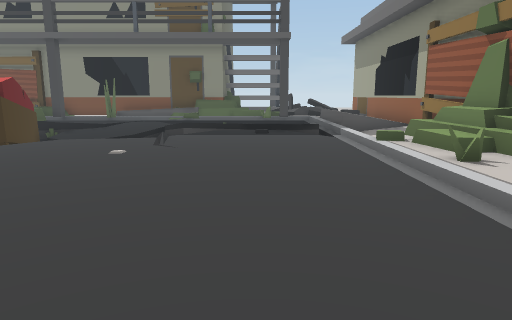
[1] (above)

24 first-person views from a walk through a Unity game level. The camera is 1.2 m above the floor, tilts 10° down and sees 70° across. The floor is counted in squares, 1 m on a side. Each view is taken from the middle of a square. On the plan, view 1 faces up. The plan holds only what a view shows up to about 15 squares ahead; the rest is blank. The place goes on beyond the plan. The player character is not drawn. Some surface patterns are stand-ins.

[2]
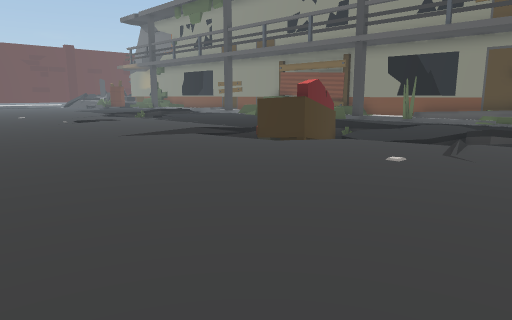

[3]
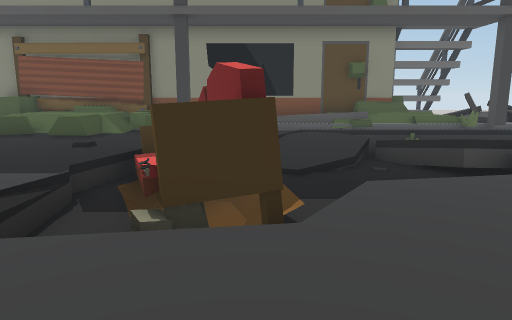

[4]
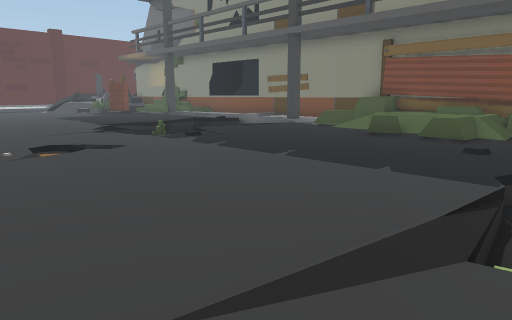

[5]
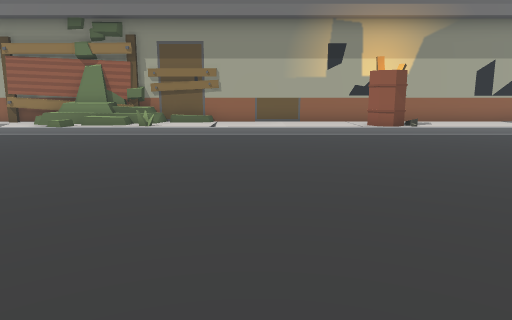

[6]
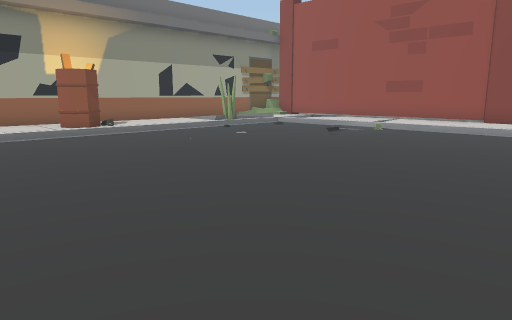

[7]
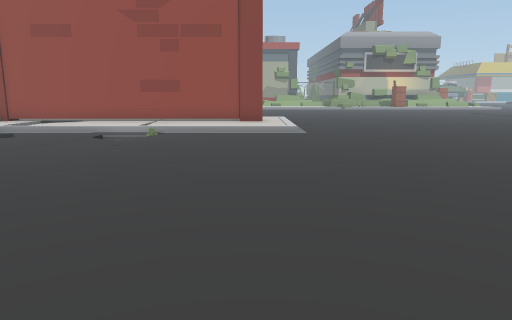

[8]
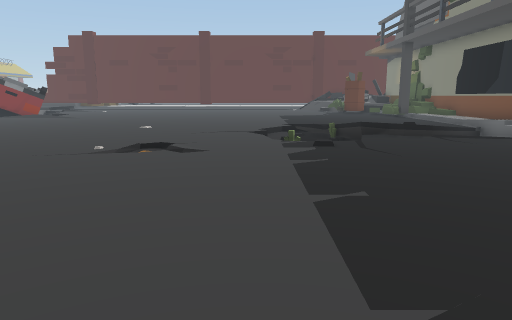

[9]
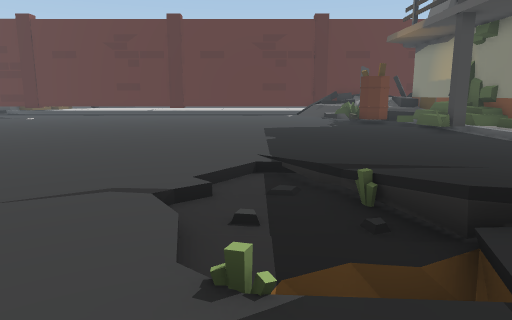

[10]
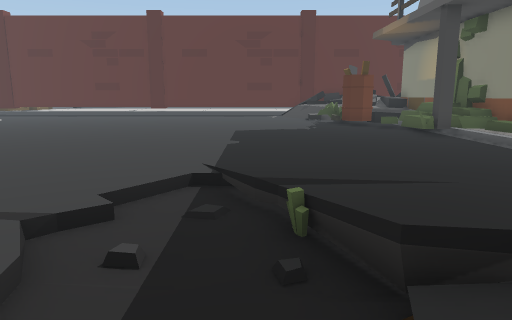

[11]
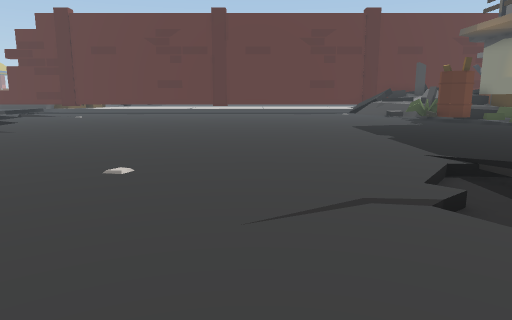

[12]
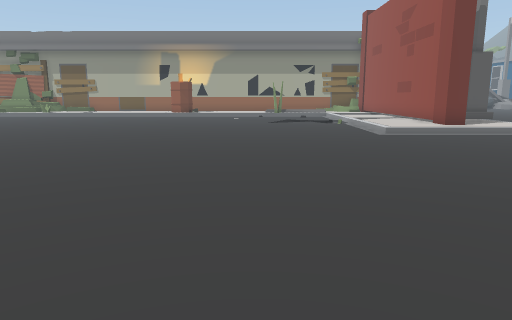

[13]
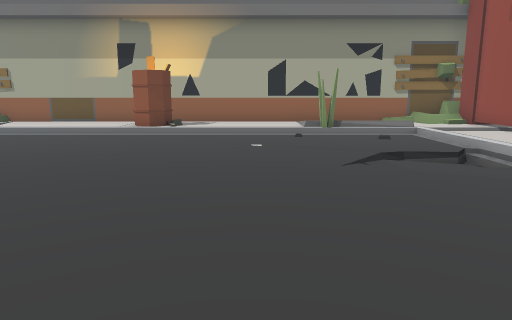

[14]
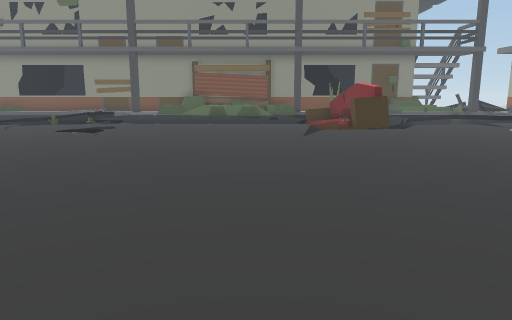

[15]
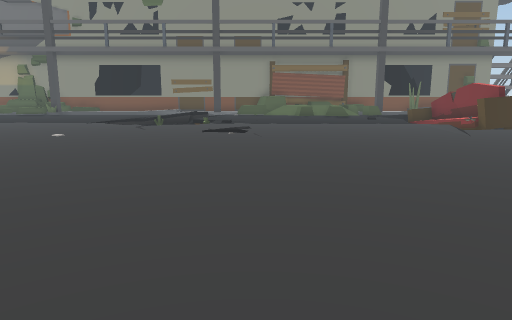

[16]
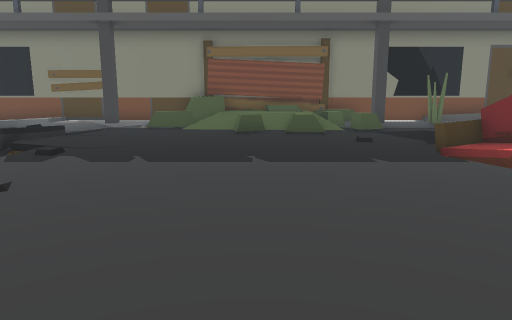

[17]
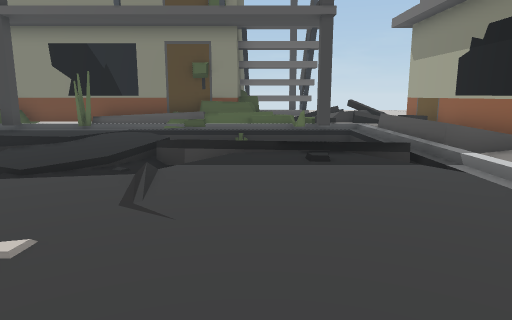

[18]
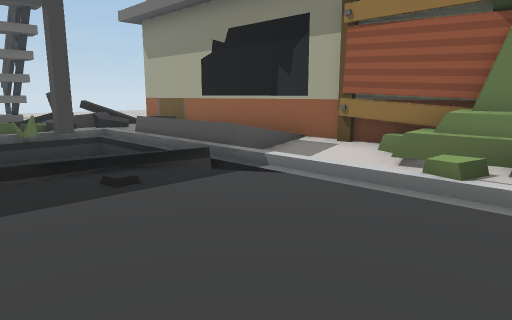

[19]
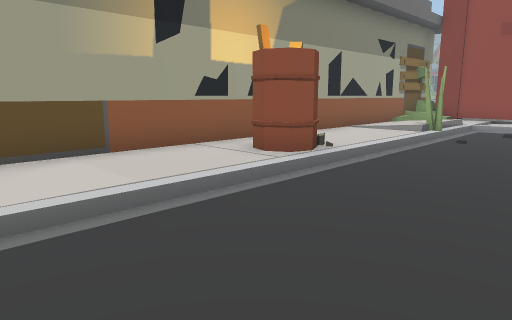

[20]
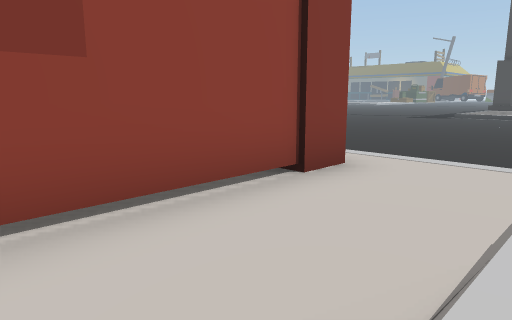

[21]
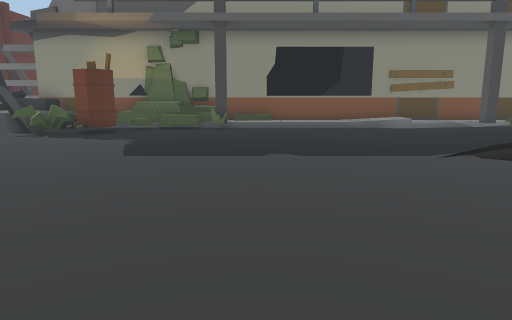

[22]
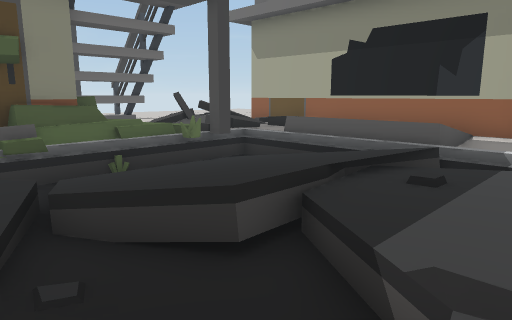

[23]
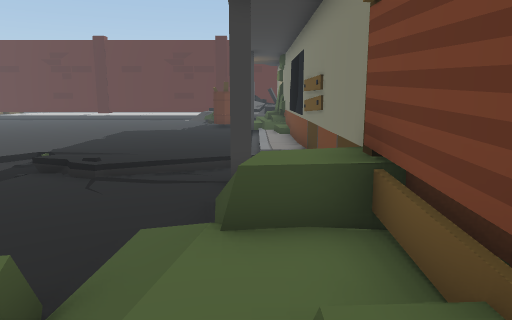

[24]
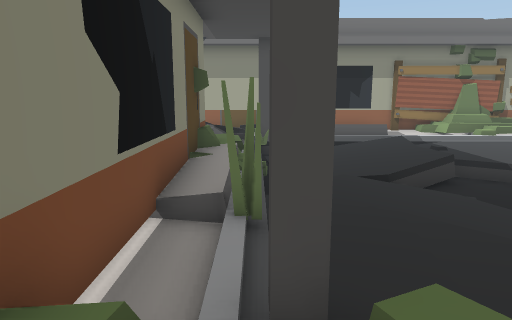

### Floor plan
Key: @ floor where view 1 was taken; # wall or solid block; x gap in a wall; . main floor; : floor 0.25 m higher than the main floor; - floor 0.25 m lower than the main floor; + floor 0.5 m higher than the main floor; _ floor 0.5 m lower than the main floor; / step, stairs or slope; = window, fence, low wall or low ledge; ^ raised ledge; S sofa; B barrel; O other object.
Columns run from 33 left of view 1 to 6 right of it. Each row starts with its distance up from view 1.
 19 #####/:::::/::: =^#####^..xOO####O//   O
 18 =.O##//////////=O^=+///##.#///////#//:/#
 17 BO........./-....//////^ ..//_////_// /#
 16 B.........../...../^/=/...././///////  #
 15 ...........::/..........:#---////////  #
 14 ...........::/..........//---_/..////  #
 13 ..........:::=........//SS//__////:=//:#
 12 ........../----........//S/____/./._/.:#
 11 ..........-//-=........//SS____....//.##
 10 ...........//........../_SS_/..#....//##
  9 ......................./_S_/......../=#
  8 ..............//.......////........./##
  7 ..............//..................../+#
  6 ..................................../:#
  5 ....................................::##
  4 ....................................::##
  3 ....................................//:#
  2 ......................................:#
  1 ......  ... ........................:::#
  0 .....   ..  .....................@..:::#
 -1 .//          .......................:::#
 -2               ......................BB:#
 -3               ......................BB:#
 -4                   ..................:::#
 -5                 ....................:::#
 -6                 ....................:::#
 -7               . ....................:::#
 -8                 .............../....#::#
 -9                 ..............//..../::#
-10                   ............/ /././::#
-11                    ......./////////// ##
-12                   ........:::::::::.:/##
-13                  .........:::::::::.::#
-14               ............:#############
-15               ............::/x
-16                .........   :/x

Where each view was taken, in squares from view 1:
view 1: 0 up, 0 right, facing up
view 2: 1 up, 0 right, facing up-left
view 3: 5 up, 7 left, facing up
view 4: 5 up, 9 left, facing up-left
view 5: 2 up, 9 left, facing right
view 6: 2 up, 9 left, facing down-right
view 7: 1 up, 6 left, facing down
view 8: 10 up, 10 left, facing left
view 9: 11 up, 17 left, facing left
view 10: 12 up, 18 left, facing left
view 11: 8 up, 18 left, facing left
view 12: 7 down, 19 left, facing right
view 13: 6 down, 9 left, facing right
view 14: 5 down, 12 left, facing up
view 15: 5 down, 17 left, facing up
view 16: 4 up, 14 left, facing up
view 17: 5 up, 1 left, facing up
view 18: 7 up, 2 left, facing up-right
view 19: 3 up, 1 left, facing down-right
view 20: 11 down, 2 left, facing down-left
view 21: 4 up, 28 left, facing up
view 22: 10 up, 5 left, facing up-right
view 23: 18 up, 12 left, facing left
view 24: 18 up, 12 left, facing right
